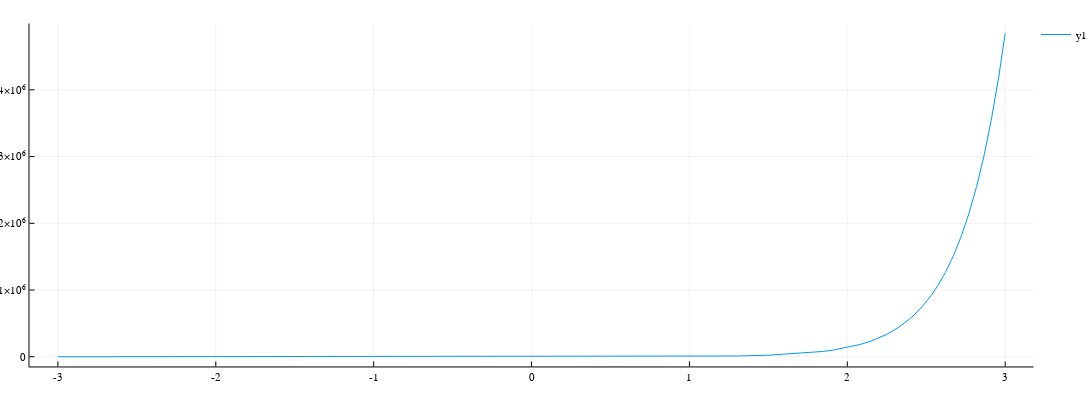

Notebook cell for this chart:
### Markdown cell above
Fact:
let `rd` be the daily rate (not in percentage, but in absolute terms).
then `ry` the yearly rate is given by 
```
ry = (1+rd)^365 - 1
```

This is a crazy exponential equation. An yearly rate of `10%` is achived by a daily rate of around `0.03%`
The following graph plots the relation

### Code cell
x = -0.03:0.00001:0.03
y = map(i -> (1+i)^365-1, x)
doplot(x.*100, y.*100)

### Figure 1 — Plotly figure (JSON) as saved in the notebook; plotly's stock layout.template omitted (floating-point values rounded to 4 significant figures; data arrays with more than 128 entries replaced by an {"elided": "..."} marker saying what was removed)
{"data": [{"colorbar": {"title": {"text": ""}}, "hoverinfo": "text", "legendgroup": "y1", "line": {"color": "rgba(0, 154, 250, 1.000)", "dash": "solid", "shape": "linear", "width": 1}, "mode": "lines", "name": "y1", "showlegend": true, "text": {"elided": "6001 str values"}, "type": "scatter", "x": {"elided": "6001 float values"}, "xaxis": "x", "y": {"elided": "6001 float values"}, "yaxis": "y", "zmax": null, "zmin": null}], "layout": {"annotations": [], "height": 400, "legend": {"bgcolor": "rgba(255, 255, 255, 1.000)", "bordercolor": "rgba(0, 0, 0, 1)", "font": {"color": "rgba(0, 0, 0, 1)", "family": "sans-serif", "size": 11}, "tracegroupgap": 0, "x": 1, "y": 1}, "margin": {"b": 20, "l": 0, "r": 0, "t": 20}, "paper_bgcolor": "rgba(255, 255, 255, 1.000)", "plot_bgcolor": "rgba(255, 255, 255, 1.000)", "showlegend": true, "width": 1700, "xaxis": {"anchor": "y", "domain": [0.02846, 0.9977], "gridcolor": "rgba(0, 0, 0, 0.1)", "gridwidth": 0.5, "linecolor": "rgba(0, 0, 0, 1)", "mirror": false, "range": [-3.18, 3.18], "showgrid": true, "showline": true, "showticklabels": true, "tickangle": 0, "tickcolor": "rgb(0, 0, 0)", "tickfont": {"color": "rgba(0, 0, 0, 1)", "family": "sans-serif", "size": 11}, "tickmode": "array", "ticks": "inside", "ticktext": ["-3", "-2", "-1", "0", "1", "2", "3"], "tickvals": [-3, -2, -1, 0, 1, 2, 3], "title": {"font": {"color": "rgba(0, 0, 0, 1)", "family": "sans-serif", "size": 15}, "text": ""}, "type": "linear", "visible": true, "zeroline": false, "zerolinecolor": "rgba(0, 0, 0, 1)"}, "yaxis": {"anchor": "x", "domain": [0.03762, 0.9902], "gridcolor": "rgba(0, 0, 0, 0.1)", "gridwidth": 0.5, "linecolor": "rgba(0, 0, 0, 1)", "mirror": false, "range": [-145500.0, 4994000.0], "showgrid": true, "showline": true, "showticklabels": true, "tickangle": 0, "tickcolor": "rgb(0, 0, 0)", "tickfont": {"color": "rgba(0, 0, 0, 1)", "family": "sans-serif", "size": 11}, "tickmode": "array", "ticks": "inside", "ticktext": ["0", "1×10⁶", "2×10⁶", "3×10⁶", "4×10⁶"], "tickvals": [0, 1000000, 2000000, 3000000, 4000000], "title": {"font": {"color": "rgba(0, 0, 0, 1)", "family": "sans-serif", "size": 15}, "text": ""}, "type": "linear", "visible": true, "zeroline": false, "zerolinecolor": "rgba(0, 0, 0, 1)"}}}
